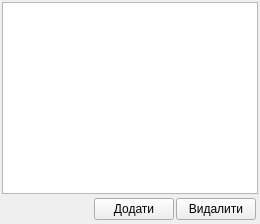
  <widget class="QDockWidget" name="dockWidget_budynky">
   <property name="sizePolicy">
    <sizepolicy hsizetype="Fixed" vsizetype="Fixed">
     <horstretch>0</horstretch>
     <verstretch>0</verstretch>
    </sizepolicy>
   </property>
   <property name="minimumSize">
    <size>
     <width>164</width>
     <height>117</height>
    </size>
   </property>
   <property name="mouseTracking">
    <bool>true</bool>
   </property>
   <property name="focusPolicy">
    <enum>Qt::TabFocus</enum>
   </property>
   <property name="contextMenuPolicy">
    <enum>Qt::NoContextMenu</enum>
   </property>
   <property name="acceptDrops">
    <bool>true</bool>
   </property>
   <property name="windowIcon">
    <iconset>
     <normaloff/>
    </iconset>
   </property>
   <property name="statusTip">
    <string>Таблиця БУДИНКИ</string>
   </property>
   <property name="autoFillBackground">
    <bool>false</bool>
   </property>
   <property name="floating">
    <bool>false</bool>
   </property>
   <property name="features">
    <set>QDockWidget::DockWidgetFloatable|QDockWidget::DockWidgetMovable</set>
   </property>
   <property name="windowTitle">
    <string>Таблиця БУДИНКИ</string>
   </property>
   <attribute name="dockWidgetArea">
    <number>1</number>
   </attribute>
   <widget class="QWidget" name="dockWidgetContents_budynky">
    <layout class="QGridLayout">
     <property name="horizontalSpacing">
      <number>0</number>
     </property>
     <property name="verticalSpacing">
      <number>2</number>
     </property>
     <property name="margin">
      <number>0</number>
     </property>
     <item row="0" column="0">
      <layout class="QVBoxLayout">
       <property name="spacing">
        <number>2</number>
       </property>
       <property name="margin">
        <number>2</number>
       </property>
       <item>
        <widget class="QTableView" name="tableView_budynky">
         <property name="focusPolicy">
          <enum>Qt::ClickFocus</enum>
         </property>
         <property name="statusTip">
          <string>Таблиця БУДИНКИ</string>
         </property>
         <property name="sortingEnabled">
          <bool>true</bool>
         </property>
        </widget>
       </item>
       <item>
        <layout class="QHBoxLayout">
         <property name="spacing">
          <number>2</number>
         </property>
         <property name="margin">
          <number>2</number>
         </property>
         <item>
          <spacer name="horizontalSpacer_4">
           <property name="orientation">
            <enum>Qt::Horizontal</enum>
           </property>
           <property name="sizeHint" stdset="0">
            <size>
             <width>40</width>
             <height>20</height>
            </size>
           </property>
          </spacer>
         </item>
         <item>
          <widget class="QPushButton" name="pushButton_add_budynky">
           <property name="focusPolicy">
            <enum>Qt::ClickFocus</enum>
           </property>
           <property name="statusTip">
            <string>Додати новий запис</string>
           </property>
           <property name="text">
            <string>Додати</string>
           </property>
           <property name="icon">
            <iconset resource="tke/tke_rc">
             <normaloff>:/pictures/pictures/greplus.png</normaloff>:/pictures/pictures/greplus.png</iconset>
           </property>
           <property name="iconSize">
            <size>
             <width>12</width>
             <height>12</height>
            </size>
           </property>
           <property name="flat">
            <bool>false</bool>
           </property>
          </widget>
         </item>
         <item>
          <widget class="QPushButton" name="pushButton_del_budynky">
           <property name="focusPolicy">
            <enum>Qt::ClickFocus</enum>
           </property>
           <property name="statusTip">
            <string>Видалити позначений запис</string>
           </property>
           <property name="text">
            <string>Видалити</string>
           </property>
           <property name="icon">
            <iconset resource="tke/tke_rc">
             <normaloff>:/pictures/pictures/greminus.png</normaloff>:/pictures/pictures/greminus.png</iconset>
           </property>
           <property name="iconSize">
            <size>
             <width>12</width>
             <height>12</height>
            </size>
           </property>
          </widget>
         </item>
        </layout>
       </item>
      </layout>
     </item>
    </layout>
   </widget>
  </widget>
